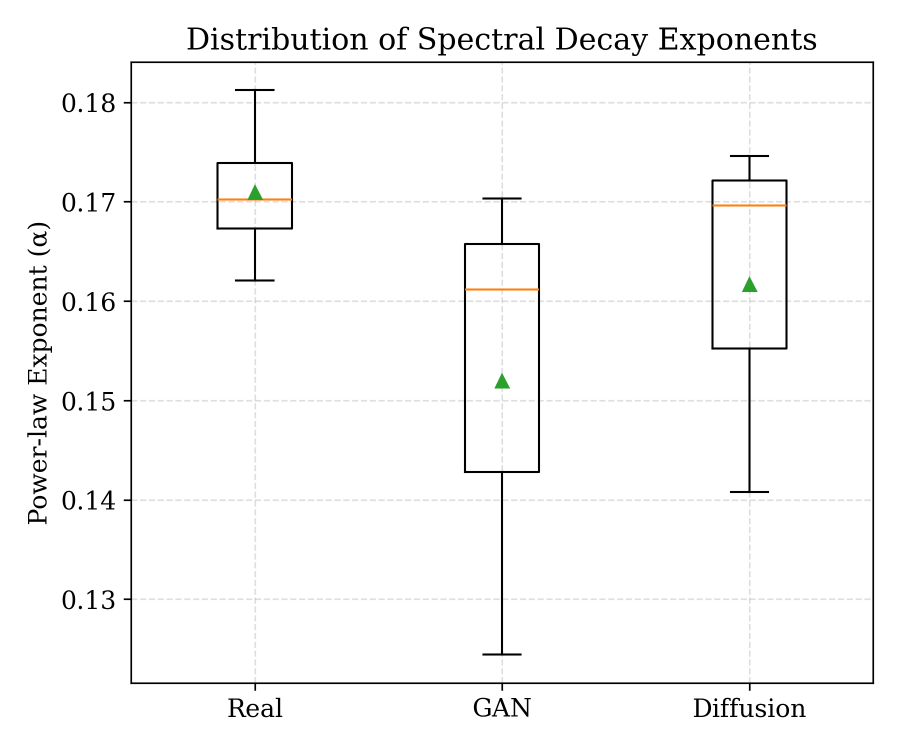
#> input picture outputs/statistics/alpha_distribution.png, 1800 x 1500 px, given as the content of the folder ../data/real, which was not available (shown at 1/2 size)
$ python spectral_statistics.py
#> lines starting #> are read from the running program, lines starting #| are printed output that depends on the picture; long printed decimals are rounded; pictures that were not available may be replaced by others from this repository, and a replacement may not be noted
### experiments/utils.py
import cv2
import numpy as np
import os


def load_and_preprocess(image_path, size=512):
    """
    Load image, resize to fixed size, convert to grayscale.
    """
#> called with image_path = '../data/real/alpha_distribution.png', size = 512
    img = cv2.imread(image_path)
#> img is the input picture: shape (1500, 1800, 3); mean B, G, R 248.1, 248.2, 248.2
    img = cv2.cvtColor(img, cv2.COLOR_BGR2RGB)
    img = cv2.resize(img, (size, size))
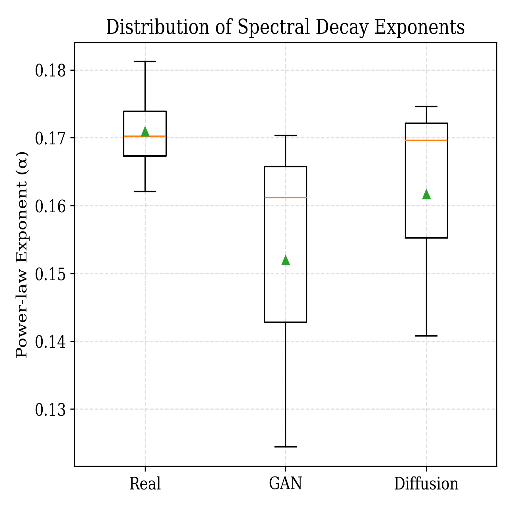
#> img: shape (512, 512, 3); mean R, G, B 248.4, 248.3, 248.2
    gray = cv2.cvtColor(img, cv2.COLOR_RGB2GRAY)
    return gray


def compute_fft_magnitude(gray_image):
    """
    Compute log-magnitude of centered 2D FFT.
    """
    f = np.fft.fft2(gray_image)
    fshift = np.fft.fftshift(f)

    magnitude = np.abs(fshift)
    magnitude_log = np.log1p(magnitude)
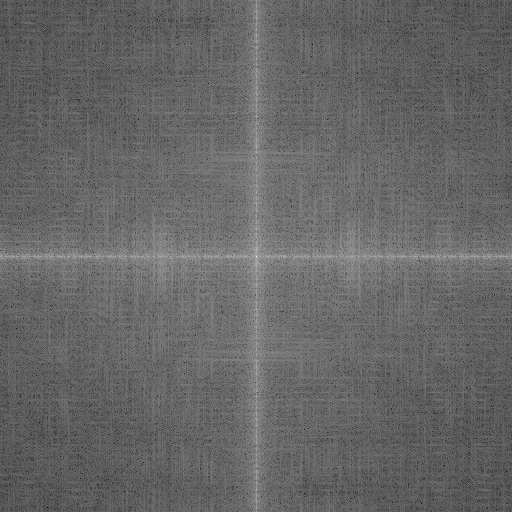
#> magnitude_log: shape (512, 512) float64; min 2.55, max 17.99, mean 8.78; drawn with min black and max white

    return magnitude_log


def radial_profile(magnitude_spectrum):
    """
    Compute radial average of frequency magnitude.
    """
    h, w = magnitude_spectrum.shape
#> h = 512; w = 512
    center = (h // 2, w // 2)
#> center = (256, 256)

    y, x = np.indices((h, w))
    r = np.sqrt((x - center[1])**2 + (y - center[0])**2)
    r = r.astype(np.int32)

    tbin = np.bincount(r.ravel(), magnitude_spectrum.ravel())
#> tbin = 363 values, max 13739.7 at index 255, min 7.8 at index 362, mean 6338.1
    nr = np.bincount(r.ravel())

    radialprofile = tbin / (nr + 1e-8)
#> radialprofile = 363 values, max 17.99 at index 0, min 7.58 at index 357, mean 8.96

    return radialprofile


# [7 lines left out: function normalize_spectrum, not called in this run]


def ensure_dir(path):
    if not os.path.exists(path):
        os.makedirs(path)

### experiments/spectral_statistics.py
import os
import numpy as np
import matplotlib.pyplot as plt
import matplotlib as mpl
import pandas as pd

from scipy.stats import linregress, entropy, ttest_ind

from utils import (
    load_and_preprocess,
    compute_fft_magnitude,
    radial_profile,
    ensure_dir
)

# -----------------------------
# Configuration
# -----------------------------

DATA_DIR = "../data"
OUTPUT_DIR = "../outputs/statistics"

ensure_dir(OUTPUT_DIR)

classes = ["real", "gan", "diffusion"]

mpl.rcParams["font.family"] = "serif"
mpl.rcParams["font.size"] = 12

# -----------------------------
# Helper Functions
# -----------------------------

def compute_alpha(profile):
    """
    Fit power-law slope alpha from radial profile.
    """
    freq = np.arange(1, len(profile))
    energy = profile[1:]

    log_f = np.log(freq)
    log_e = np.log(energy)

    slope, _, _, _, _ = linregress(log_f, log_e)
    return -slope


def normalize_distribution(arr):
    arr = arr / (np.sum(arr) + 1e-8)
    return arr


# -----------------------------
# Extract Radial Profiles
# -----------------------------

class_profiles = {}
class_alphas = {}

for cls in classes:
    class_path = os.path.join(DATA_DIR, cls)
    profiles = []

    for img_name in sorted(os.listdir(class_path)):
        img_path = os.path.join(class_path, img_name)

        gray = load_and_preprocess(img_path)
        magnitude = compute_fft_magnitude(gray)
        profile = radial_profile(magnitude)
#> profile has the same summary as radialprofile in radial_profile

        profiles.append(profile)

    # Trim profiles to common length
    min_len = min(len(p) for p in profiles)
#> min_len = 363
    profiles_trimmed = np.array([p[:min_len] for p in profiles])

    class_profiles[cls] = profiles_trimmed

    # Compute alpha per image
    alphas = np.array([compute_alpha(p) for p in profiles_trimmed])
#> alphas = [0.0929]
    class_alphas[cls] = alphas

    print(f"{cls} mean alpha: {np.mean(alphas):.4f}")
#| real mean alpha: 0.0929


# -----------------------------
# KL Divergence
# -----------------------------

mean_real = normalize_distribution(np.mean(class_profiles["real"], axis=0))
#> in normalize_distribution, `arr = arr / (np.sum(arr) + 1e-8)`: arr = 363 values, max 0.00553 at index 0, min 0.00233 at index 357, mean 0.00275
#> mean_real has the same summary as arr in normalize_distribution
mean_gan = normalize_distribution(np.mean(class_profiles["gan"], axis=0))
#> mean_gan has the same summary as arr in normalize_distribution
mean_diff = normalize_distribution(np.mean(class_profiles["diffusion"], axis=0))
#> mean_diff has the same summary as arr in normalize_distribution

kl_real_gan = entropy(mean_real, mean_gan)
#> kl_real_gan = 0
kl_real_diff = entropy(mean_real, mean_diff)
#> kl_real_diff = 0

print(f"KL(Real || GAN): {kl_real_gan:.6f}")
#| KL(Real || GAN): 0
print(f"KL(Real || Diffusion): {kl_real_diff:.6f}")
#| KL(Real || Diffusion): 0


# -----------------------------
# Statistical Testing (Alpha)
# -----------------------------

t_gan = ttest_ind(class_alphas["real"], class_alphas["gan"])
#> t_gan = (nan, nan)
t_diff = ttest_ind(class_alphas["real"], class_alphas["diffusion"])
#> t_diff = (nan, nan)

print("T-test Real vs GAN:", t_gan)
#| T-test Real vs GAN: TtestResult(statistic=nan, pvalue=nan, df=0.0)
print("T-test Real vs Diffusion:", t_diff)
#| T-test Real vs Diffusion: TtestResult(statistic=nan, pvalue=nan, df=0.0)


# Alpha Distribution Boxplot

plt.figure(figsize=(6, 5))

data = [
    class_alphas["real"],
    class_alphas["gan"],
    class_alphas["diffusion"]
]
#> data = [[0.0929], [0.0929], [0.0929]]

plt.boxplot(
    data,
    labels=["Real", "GAN", "Diffusion"],
    showmeans=True
)

plt.ylabel("Power-law Exponent (α)")
plt.title("Distribution of Spectral Decay Exponents")
plt.grid(True, linestyle="--", alpha=0.4)
plt.tight_layout()

plt.savefig(
    os.path.join(OUTPUT_DIR, "alpha_distribution.png"),
    dpi=300
)
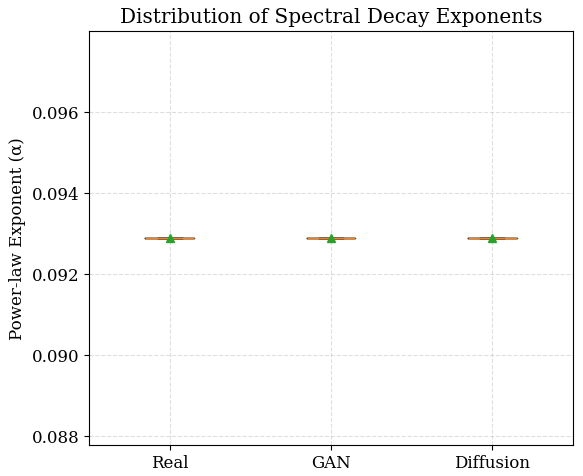
#> figure drawn by matplotlib, 1 panel
plt.close()


#  KL Divergence Bar Plot

plt.figure(figsize=(6, 4))

kl_values = [kl_real_gan, kl_real_diff]
#> kl_values = [0, 0]
labels = ["Real vs GAN", "Real vs Diffusion"]

plt.bar(labels, kl_values)
plt.ylabel("KL Divergence")
plt.title("Spectral Distribution Divergence")
plt.grid(axis="y", linestyle="--", alpha=0.4)
plt.tight_layout()

plt.savefig(
    os.path.join(OUTPUT_DIR, "kl_divergence.png"),
    dpi=300
)
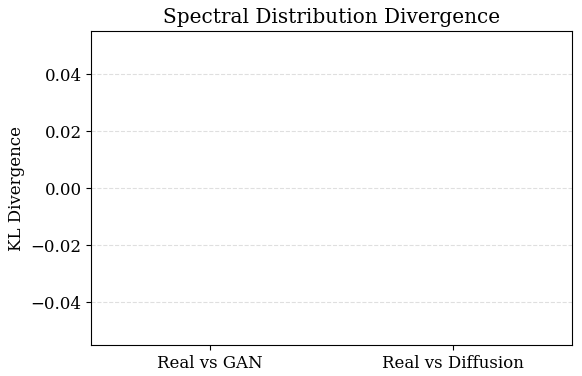
#> figure drawn by matplotlib, 1 panel
plt.close()


# -----------------------------
# Results Table (CSV)
# -----------------------------

results = pd.DataFrame({
    "Class": ["Real", "GAN", "Diffusion"],
    "Mean Alpha": [
        np.mean(class_alphas["real"]),
        np.mean(class_alphas["gan"]),
        np.mean(class_alphas["diffusion"])
    ],
    "Std Alpha": [
        np.std(class_alphas["real"]),
        np.std(class_alphas["gan"]),
        np.std(class_alphas["diffusion"])
    ]
})
#> results = table of 3 rows and 3 columns

results.to_csv(os.path.join(OUTPUT_DIR, "spectral_statistics_table.csv"), index=False)

print("Statistical analysis complete.")
print("Outputs saved in:", OUTPUT_DIR)
